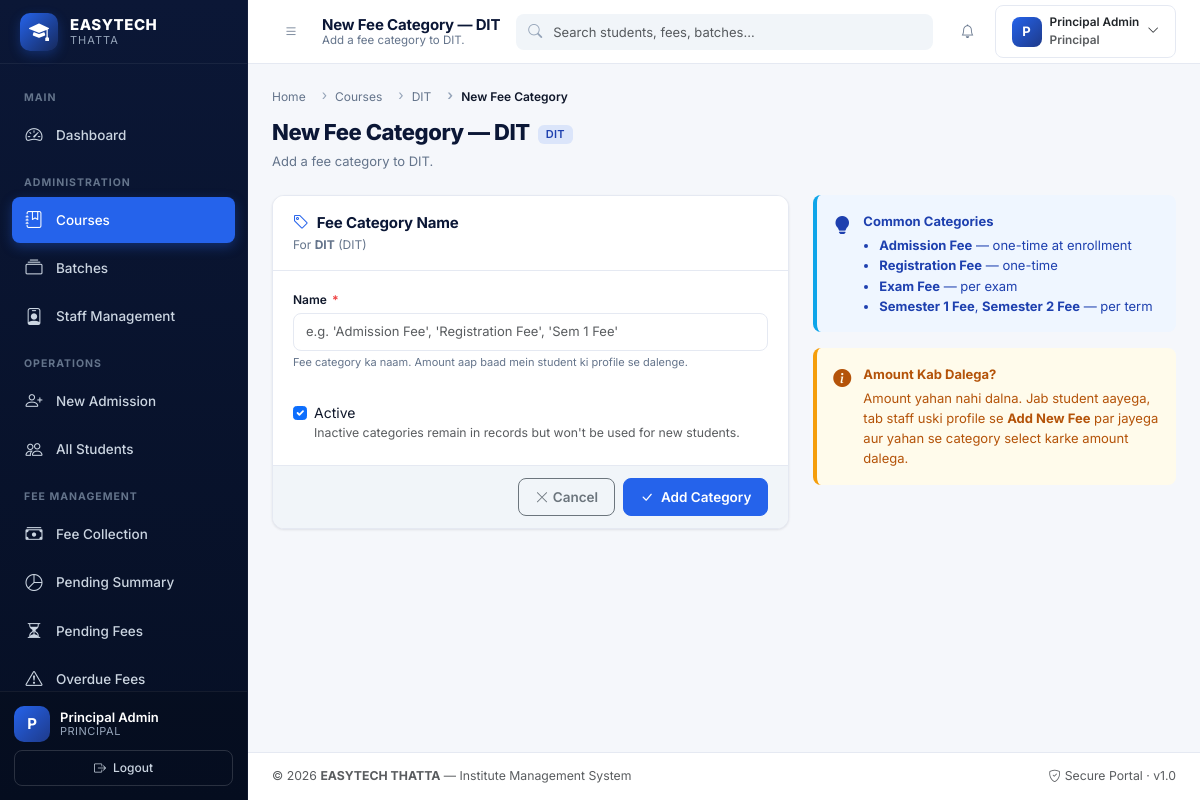
The app's page /courses/1/fees/new/ (signed in) with its own data.
### accounts/models.py (models this page shows, shortened)
class CustomUser(AbstractBaseUser, PermissionsMixin):
    ROLE_STAFF = 'staff'
    ROLE_PRINCIPAL = 'principal'
    ROLE_STUDENT = 'student'
    ROLE_CHOICES = (
        ('staff', 'Staff'),
        ('principal', 'Principal'),
        ('student', 'Student'),  # <--- YEH NAYA ROLE HAI
    )
    linked_student = models.OneToOneField(
        'students.Student',
        on_delete=models.CASCADE,
        null=True,
        blank=True,
        related_name='user_account',
        help_text="Link to the student profile if this is a student account."
    )
    username = models.CharField(
        max_length=50,
        unique=True,
        db_index=True,
        help_text="Login username (e.g., staff01, principal01).",
    )
    full_name = models.CharField(
        max_length=150,
        blank=True,
        help_text="Display name shown across the dashboard.",
    )
    phone = models.CharField(
        max_length=20,
        blank=True,
        help_text="Contact number (optional).",
    )
    role = models.CharField(
        max_length=20,
        choices=ROLE_CHOICES,
        default=ROLE_STAFF,
        db_index=True,
        help_text="Determines portal access: Staff or Principal.",
    )
    is_staff = models.BooleanField(
        default=False,
        help_text="Grants access to Django admin site.",
    )
    is_active = models.BooleanField(
        default=True,
        help_text="Inactive users cannot log in.",
    )
    date_joined = models.DateTimeField(default=timezone.now, editable=False)
    last_login = models.DateTimeField(blank=True, null=True, editable=False)
    objects = CustomUserManager()
    USERNAME_FIELD = 'username'
    REQUIRED_FIELDS = []  # createsuperuser will only prompt for username + password
    class Meta:
        ordering = ['-date_joined']
        verbose_name = 'User'
        verbose_name_plural = 'Users'
        indexes = [
            models.Index(fields=['role', 'is_active']),
        ]
    @property
    def is_principal(self) -> bool:
        return self.role == self.ROLE_PRINCIPAL
    def get_short_name(self) -> str:
        return self.full_name.split(' ')[0] if self.full_name else self.username
    def get_full_name(self) -> str:
        return self.full_name.strip() or self.username

### courses/models.py (models this page shows, shortened)
class Course(models.Model):
    name = models.CharField(
        max_length=120,
        unique=True,
        help_text="Course name, e.g. 'Diploma in Information Technology'.",
    )
    code = models.CharField(
        max_length=20,
        unique=True,
        help_text="Short code, e.g. 'DIT', 'CIT'. Auto-uppercased.",
    )
    duration_months = models.PositiveIntegerField(
        validators=[MinValueValidator(1)],
        help_text="Total duration in months, e.g. 12 for DIT, 6 for CIT.",
    )
    description = models.TextField(
        blank=True,
        help_text="Optional description.",
    )
    is_active = models.BooleanField(
        default=True,
        db_index=True,
        help_text="Inactive courses remain visible in history but cannot accept new admissions.",
    )
    created_at = models.DateTimeField(auto_now_add=True)
    updated_at = models.DateTimeField(auto_now=True)
    class Meta:
        ordering = ['-is_active', 'name']
        verbose_name = 'Course'
        verbose_name_plural = 'Courses'
        indexes = [
            models.Index(fields=['is_active']),
            models.Index(fields=['code']),
        ]

### courses/views.py (the view, shortened to what this page needs)
@principal_required
@require_http_methods(["GET", "POST"])
def fee_category_create(request, course_pk):
    course = get_object_or_404(Course, pk=course_pk)
    form = FeeCategoryForm(
        request.POST or None,
        course=course,
    )
    context = {
        'page_title': f'New Fee Category — {course.code}',
        'page_subtitle': f'Add a fee category to {course.name}.',
        'active_menu': 'courses',
        'form': form,
        'course': course,
        'form_action': reverse('courses:fee_create', kwargs={'course_pk': course.pk}),
        'cancel_url': reverse('courses:detail', kwargs={'pk': course.pk}),
        'crumbs': [
            {'label': 'Home', 'url': reverse('accounts:redirect_after_login')},
            {'label': 'Courses', 'url': reverse('courses:list')},
            {'label': course.code, 'url': reverse('courses:detail', kwargs={'pk': course.pk})},
            {'label': 'New Fee Category'},
        ],
    }
    return render(request, 'courses/fee_form.html', context)

### templates/courses/fee_form.html (shortened to what this page needs)
{% extends 'base/base.html' %}
{% block content %}
{% include 'base/partials/page-header.html' with title=page_title description=page_subtitle badge_text=course.code badge_class="bg-primary-subtle text-primary-emphasis" %}
<div class="row">
    <div class="col-lg-7">
        <form method="post" action="{{ form_action }}" novalidate autocomplete="off">
            <div class="app-card">
                <div class="app-card-header">
                    <div class="app-card-header-left">
                        <h3 class="app-card-title">
                            <i class="bi bi-tag"></i>
                            <span>Fee Category Name</span>
                        </h3>
                        <p class="app-card-subtitle">
                            For <strong>{{ course.name }}</strong> ({{ course.code }})
                        </p>
                    </div>
                </div>
                <div class="app-card-body">
                    <div class="row g-3">
                        <div class="col-12">
                            {% include 'components/_form_field.html' with field=form.name only %}
                        </div>
                        <div class="col-12">
                            <div class="form-check">
                                {{ form.is_active }}
                                <label class="form-check-label" for="{{ form.is_active.id_for_label }}">
                                    Active
                                    <small class="text-muted d-block">
                                        Inactive categories remain in records but won't be used for new students.
                                    </small>
                                </label>
                            </div>
                        </div>
                    </div>
                </div>
                <div class="app-card-footer d-flex justify-content-end gap-2">
                    <a href="{{ cancel_url }}" class="btn btn-outline-secondary">
                        <i class="bi bi-x-lg me-1"></i>Cancel
                    </a>
                    <button type="submit" class="btn btn-primary">
                        <i class="bi bi-check-lg me-1"></i>
                        {% if fee %}Save Changes{% else %}Add Category{% endif %}
                    </button>
                </div>
            </div>
        </form>
    </div>
    <div class="col-lg-5">
        <div class="callout callout-info">
            <div class="callout-icon">
                <i class="bi bi-lightbulb-fill"></i>
            </div>
            <div class="callout-body">
                <span class="callout-title">Common Categories</span>
                <ul class="mb-0 ps-3 mt-1">
                    <li><strong>Admission Fee</strong> — one-time at enrollment</li>
                    <li><strong>Registration Fee</strong> — one-time</li>
                    <li><strong>Exam Fee</strong> — per exam</li>
                    <li><strong>Semester 1 Fee</strong>, <strong>Semester 2 Fee</strong> — per term</li>
                </ul>
            </div>
        </div>
        <div class="callout callout-warning mt-3">
            <div class="callout-icon">
                <i class="bi bi-info-circle-fill"></i>
            </div>
            <div class="callout-body">
                <span class="callout-title">Amount Kab Dalega?</span>
                Amount yahan nahi dalna. Jab student aayega, tab staff uski profile se <strong>Add New Fee</strong> par jayega aur yahan se category select karke amount dalega.
            </div>
        </div>
    </div>
</div>
{% endblock %}

### templates/base/partials/sidebar.html (shortened to what this page needs)
{% load static %}
<aside class="app-sidebar" id="appSidebar" aria-label="Sidebar navigation">
    <div class="sidebar-brand">
        <div class="sidebar-brand-icon">
            <i class="bi bi-mortarboard-fill"></i>
        </div>
        <div class="sidebar-brand-text">
            <span class="brand-name">EASYTECH</span>
            <span class="brand-sub">Thatta</span>
        </div>
    </div>
    <nav class="sidebar-nav">
        <div class="nav-section">Main</div>
                {% if request.user.role == 'student' %}
            <div class="nav-section">My Portal</div>
            <a href="{% url 'dashboard:student' %}"
               class="nav-link {% if active_menu == 'dashboard' %}active{% endif %}">
                <i class="bi bi-speedometer2"></i>
                <span>My Dashboard</span>
            </a>
            <a href="{% url 'dashboard:student_profile' %}"
               class="nav-link {% if active_menu == 'profile' %}active{% endif %}">
                <i class="bi bi-person-vcard"></i>
                <span>My Profile</span>
            </a>
            <a href="{% url 'dashboard:student_ledger' %}"
               class="nav-link {% if active_menu == 'ledger' %}active{% endif %}">
                <i class="bi bi-receipt"></i>
                <span>My Fee Ledger</span>
            </a>
            <a href="{% url 'dashboard:student_print' %}" target="_blank"
               class="nav-link">
                <i class="bi bi-printer"></i>
                <span>Print Admission Form</span>
            </a>
        {% elif request.user.is_principal %}
            <a href="{% url 'dashboard:principal' %}"
               class="nav-link {% if active_menu == 'dashboard' %}active{% endif %}">
                <i class="bi bi-speedometer2"></i>
                <span>Dashboard</span>
            </a>
            <div class="nav-section">Administration</div>
            <a href="{% url 'courses:list' %}"
               class="nav-link {% if active_menu == 'courses' %}active{% endif %}">
                <i class="bi bi-journal-bookmark"></i>
                <span>Courses</span>
            </a>
            <a href="{% url 'batches:list' %}"
               class="nav-link {% if active_menu == 'batches' %}active{% endif %}">
                <i class="bi bi-collection"></i>
                <span>Batches</span>
            </a>
            <a href="{% url 'staff:list' %}"
               class="nav-link {% if active_menu == 'staff' %}active{% endif %}">
                <i class="bi bi-person-badge"></i>
                <span>Staff Management</span>
            </a>
            <div class="nav-section">Operations</div>
            <a href="{% url 'students:create' %}"
               class="nav-link {% if active_menu == 'new_admission' %}active{% endif %}">
                <i class="bi bi-person-plus"></i>
                <span>New Admission</span>
            </a>
            <a href="{% url 'students:list' %}"
               class="nav-link {% if active_menu == 'students' %}active{% endif %}">
                <i class="bi bi-people"></i>
                <span>All Students</span>
            </a>
            <div class="nav-section">Fee Management</div>
            <a href="{% url 'fees:collection_dashboard' %}"
               class="nav-link {% if active_menu == 'fee_collection' %}active{% endif %}">
                <i class="bi bi-cash-stack"></i>
                <span>Fee Collection</span>
            </a>
            <a href="{% url 'fees:pending_summary' %}"
               class="nav-link {% if active_menu == 'pending_summary' %}active{% endif %}">
                <i class="bi bi-pie-chart"></i>
                <span>Pending Summary</span>
            </a>
            <a href="{% url 'fees:pending_fees' %}"
               class="nav-link {% if active_menu == 'pending_fees' %}active{% endif %}">
                <i class="bi bi-hourglass-split"></i>
                <span>Pending Fees</span>
            </a>
            <a href="{% url 'fees:overdue_fees' %}"
               class="nav-link {% if active_menu == 'overdue_fees' %}active{% endif %}">
                <i class="bi bi-exclamation-triangle"></i>
                <span>Overdue Fees</span>
            </a>
        {% endif %}
    </nav>
    <div class="sidebar-footer">
        <div class="sidebar-user">
            <div class="user-avatar">
                {{ request.user.get_short_name|slice:":1"|upper }}
            </div>
            <div class="user-info">
                <span class="user-name">{{ request.user.get_full_name }}</span>
                <span class="user-role">{{ request.user.get_role_display }}</span>
            </div>
        </div>
        <form method="post" action="{% url 'accounts:logout' %}" class="mt-2">
            <button type="submit" class="btn btn-sm btn-outline-light w-100">
                <i class="bi bi-box-arrow-right me-1"></i> Logout
            </button>
        </form>
    </div>
</aside>

### templates/base/partials/navbar.html (shortened to what this page needs)
<header class="app-navbar" role="banner">
    <div class="navbar-left">
        <button class="btn btn-icon" id="sidebarToggle" type="button" aria-label="Toggle sidebar">
            <i class="bi bi-list"></i>
        </button>
        <div class="navbar-title-wrap">
            <h1 class="navbar-title">{{ page_title|default:"Dashboard" }}</h1>
            {% if page_subtitle %}
                <p class="navbar-subtitle">{{ page_subtitle }}</p>
            {% endif %}
        </div>
    </div>
    {% include 'base/partials/search.html' %}
    <div class="navbar-right">
        {% include 'base/partials/notifications.html' %}
        <div class="dropdown">
            <button class="btn btn-profile d-flex align-items-center gap-2"
                    type="button"
                    data-bs-toggle="dropdown"
                    aria-expanded="false">
                <span class="user-avatar-sm">
                    {{ request.user.get_short_name|slice:":1"|upper }}
                </span>
                <span class="d-none d-md-inline text-start">
                    <span class="d-block small fw-semibold">{{ request.user.get_full_name }}</span>
                    <span class="d-block small text-muted">{{ request.user.get_role_display }}</span>
                </span>
                <i class="bi bi-chevron-down small"></i>
            </button>
        </div>
    </div>
</header>

### templates/base/partials/breadcrumbs.html (shortened to what this page needs)
{% if crumbs %}
    <nav aria-label="breadcrumb">
        <ol class="breadcrumb app-breadcrumb">
            {% for crumb in crumbs %}
                {% if forloop.last %}
                    <li class="breadcrumb-item active" aria-current="page">
                        {{ crumb.label }}
                    </li>
                {% else %}
                    <li class="breadcrumb-item">
                        <a href="{{ crumb.url }}">{{ crumb.label }}</a>
                    </li>
                {% endif %}
            {% endfor %}
        </ol>
    </nav>
{% endif %}

### templates/base/partials/page-header.html (shortened to what this page needs)
<div class="page-header d-flex flex-column flex-md-row justify-content-between align-items-md-center gap-3">
    <div class="page-header-text">
        <div class="d-flex align-items-center gap-2 flex-wrap">
            <h1 class="page-title">{{ title|default:"Untitled Page" }}</h1>
            {% if badge_text %}
                <span class="badge {{ badge_class|default:'bg-primary-subtle text-primary-emphasis' }}">
                    {{ badge_text }}
                </span>
            {% endif %}
        </div>
        {% if description %}
            <p class="page-description mb-0">{{ description }}</p>
        {% endif %}
    </div>
</div>

### records on screen
CustomUser: user.get_short_name "P", user.get_full_name "Principal Admin", user.role "PRINCIPAL", user.role "Principal"
Course: label "DIT", code "DIT", name "DIT"

### other values on screen
{{ page_title|default:"Dashboard" }} "New Fee Category — DIT"
{{ page_subtitle }} "Add a fee category to DIT."
{{ crumb.label }} "Home" "Courses"
{{ crumb.label }} "New Fee Category"
{{ title|default:"Untitled Page" }} "New Fee Category — DIT"
{{ description }} "Add a fee category to DIT."
{{ label|default:field.label }} "Name"
{{ help_text|default:field.help_text|safe }} "Fee category ka naam. Amount aap baad mein student ki profile se dalenge."
